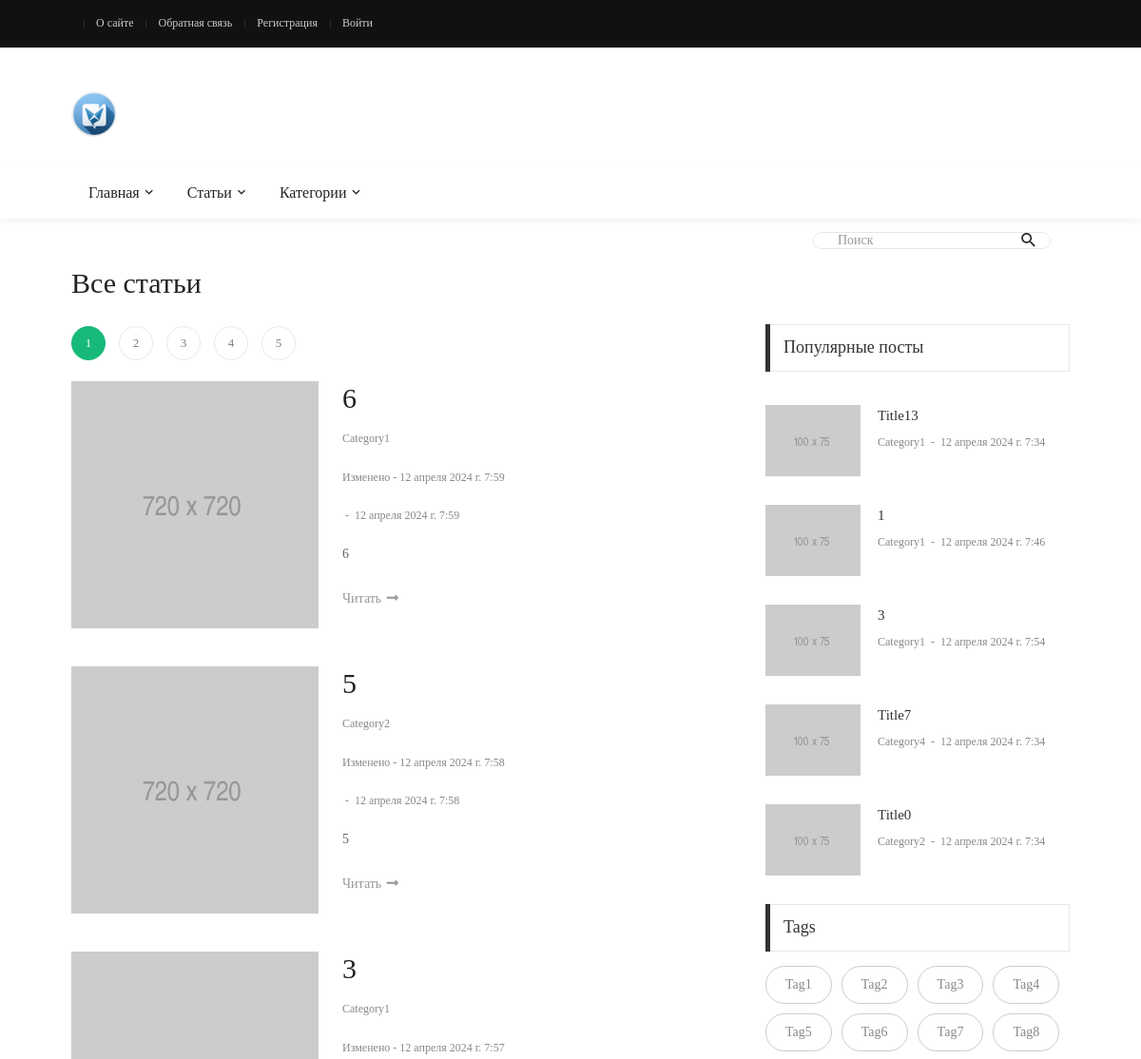
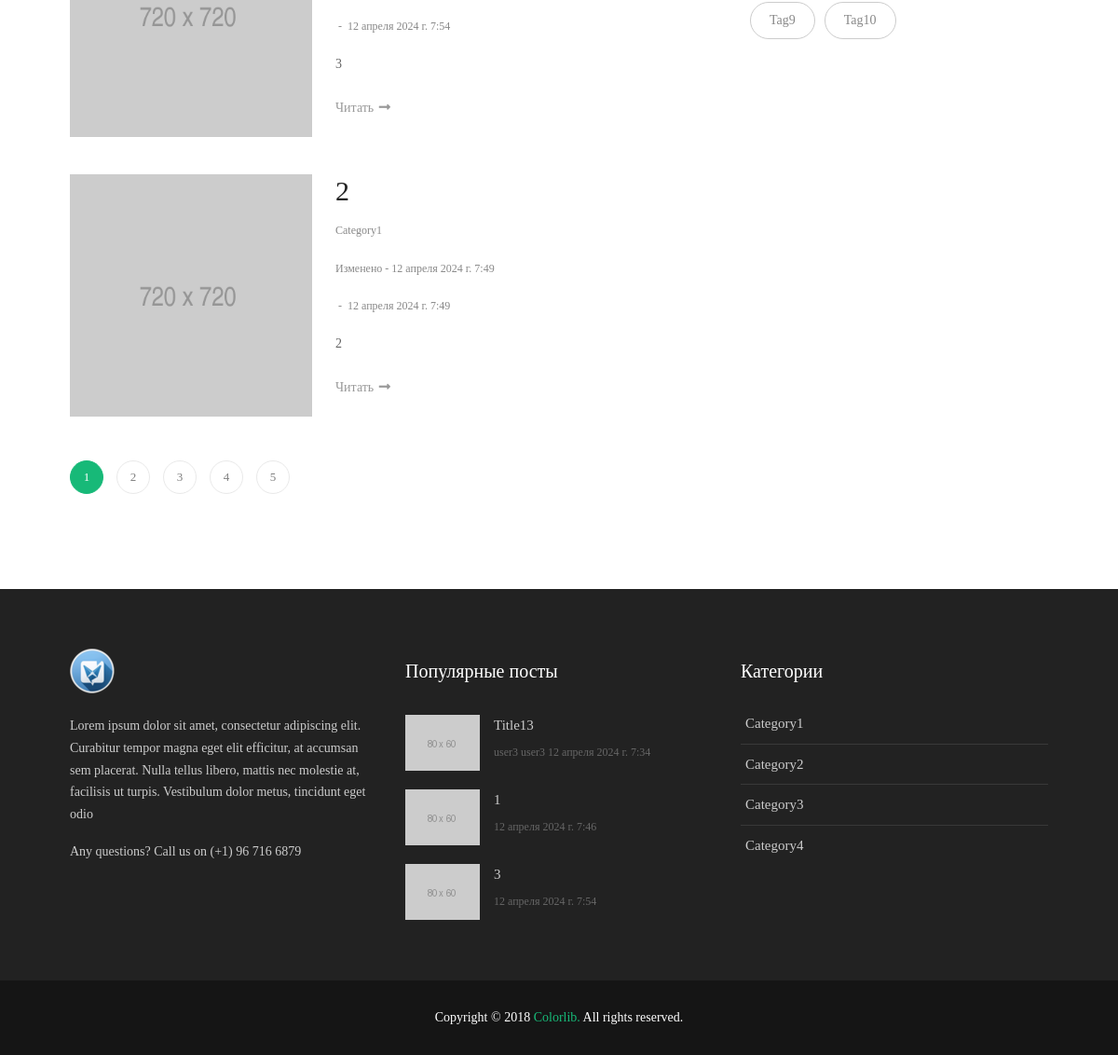
/posts/, run on the app's committed database (2 pictures, top to bottom).
### blog/models.py (models this page shows, shortened)
class Article(models.Model):
    title = models.CharField(max_length=25, verbose_name='Заголовок')
    description = models.TextField(max_length=500, verbose_name='Описание', null=True, blank=True)
    content = RichTextField(verbose_name='Содержание', null=True, blank=True)
    author = models.ForeignKey(get_user_model(), on_delete=models.CASCADE, verbose_name='Автор')
    category = models.ForeignKey(Category, on_delete=models.SET_NULL, verbose_name='Категория', null=True)
    tags = models.ManyToManyField(Tag, verbose_name='Теги', blank=True)
    is_published = models.BooleanField(default=False, verbose_name='Опубликовано')
    date_published = models.DateTimeField(auto_now_add=True, verbose_name='Дата публикации')
    change_date = models.DateTimeField(auto_now=True, verbose_name='Дата изменения')
    image = models.FileField(upload_to='images/', verbose_name='Превью', null=True, blank=True)
    fields = ['title', 'content', 'category']
    class Meta:
        ordering = ['-change_date']
        verbose_name = 'Статья'
        verbose_name_plural = 'Статьи'
    @admin.display(description="Автор")
    def author_full_name(self):
        return self.author.full_name
    @staticmethod
    def get_published_posts():
        return Article.objects.filter(is_published=True).all()
    def changed(self):
        if self.date_published != self.change_date:
            return True
        return False
    @property
    def views(self):
        """
        Получение значения просмотров для данной статьи
        """
        article_views, created = ArticleViews.objects.get_or_create(article=self)
        return article_views.views

class Category(models.Model):
    title = models.CharField(max_length=100, verbose_name='Название')
    description = RichTextField(verbose_name='Описание', null=True, blank=True)
    class Meta:
        ordering = ['id']
        verbose_name = 'Категория'
        verbose_name_plural = 'Категории'
    @property
    def url_name(self):
        return "home"

class Tag(models.Model):
    title = models.CharField(max_length=100, verbose_name='Название')
    description = models.CharField(max_length=255, verbose_name='Описание', default='Описание')
    slug = models.SlugField(max_length=100, verbose_name='Слаг', unique=True)
    class Meta:
        ordering = ['id']
        verbose_name = 'Тег'
        verbose_name_plural = 'Теги'

class User(AbstractUser):
    bio = models.TextField(verbose_name='Биография', null=True, blank=True)
    birth_date = models.DateField(verbose_name='День рождения', null=True, blank=True)
    change_date = models.DateTimeField(auto_now=True, verbose_name='Дата изменения')
    fields = ['first_name', 'last_name', 'email', 'bio', 'birth_date']
    @property
    def full_name(self):
        return f'{self.first_name} {self.last_name}'
    class Meta:
        ordering = ['-change_date']
        verbose_name = 'Автор'
        verbose_name_plural = 'Авторы'

### blog/views.py (the view)
# urls.py: path("posts/", views.all_posts, name='posts'),
def all_posts(request):
    context = get_context()
    search_query = request.GET.get('search', '')
    if search_query:
        context['title'] = f'Поиск по запросу: "{search_query}"'
        context['search_query'] = search_query
        context['posts'] = models.Article.get_published_posts().filter(Q(title__icontains=search_query) |
                                                                       Q(description__icontains=search_query) |
                                                                       Q(content__icontains=search_query))
    else:
        context['title'] = 'Все статьи'
        context['posts'] = models.Article.get_published_posts()
    context['search'] = search_query
    paginator = Paginator(context['posts'], 4)
    page_number = request.GET.get('page') or 1
    page_obj = paginator.get_page(page_number)
    context['page_obj'] = page_obj
    context['page'] = int(page_number)
    return render(request, 'blog/blog-list-01.html', context)

### blog/context_processors.py (called while the page is built)
def get_blog_context(request):
    return {'menu': menu, 'top_menu': top_menu, 'user_top_menu': user_top_menu}

### blog/views.py (called while the page is built)
def get_context():
    categories = models.Category.objects.all()
    pop_articles = models.Article.get_published_posts().order_by('ar_views')[:5]
    return {
        'cats': categories,
        'pop_posts': pop_articles,
        'search_form': forms.SearchForm,
        'tags': models.Tag.objects.all(),
    }

### blog/templates/blog/blog-list-01.html (shortened to what this page needs)
{% extends 'base.html' %}
{% load static %}
{% block content %}
<div class="col-md-10 col-lg-8 p-b-80">
    <div class="p-r-10 p-r-0-sr991">
        {% include 'blog/includes/pagination.html' with
        page_obj=page_obj
        page=page
        search=search %}
        {% for p in page_obj %}
        <div class="m-t--40 p-b-15">
            <div class="flex-wr-sb-s p-t-40 how-bor2">
                <a href="{% url 'post' p.id %}" class="size-w-8 wrap-pic-w hov1 trans-03 w-full-sr575 m-b-25">
                    <img src="{% static 'blog/images/post-43.jpg' %}" alt="IMG">
                </a>
                <div class="size-w-9 w-full-sr575 m-b-25">
                    <h5 class="p-b-12">
                        <a href="{% url 'post' p.id %}" class="f1-l-1 cl2 hov-cl10 trans-03 respon2">
                            {{ p.title }}
                        </a>
                    </h5>
                    <div class="cl8 p-b-18">
                        <a href="{% url 'category' p.category.title %}" class="f1-s-4 cl8 hov-cl10 trans-03">
                            {{ p.category.title }}
                        </a>
                    </div>
                    {% if p.changed %}
                    <div class="cl8 p-b-18">
                                    <span class="f1-s-3">
											Изменено - {{ p.change_date }}
										</span>
                    </div>
                    {% endif %}
                    <div class="cl8 p-b-18">
                        <span class="f1-s-3 m-rl-3">
											-
										</span>
                        <span class="f1-s-3">
											{{ p.date_published }}
										</span>
                    </div>
                    <p class="f1-s-1 cl6 p-b-24">
                        {{ p.description }}
                    </p>
                    <a href="{% url 'post' p.id %}" class="f1-s-1 cl9 hov-cl10 trans-03">
                        Читать
                        <i class="m-l-2 fa fa-long-arrow-alt-right"></i>
                    </a>
                </div>
            </div>
        </div>
        {% endfor %}
        {% include 'blog/includes/pagination.html' with
        page_obj=page_obj
        page=page
        search=search %}
    </div>
</div>
{% endblock %}

### templates/base.html (shortened to what this page needs)
{% load static %}
{% load app_tags %}
<!DOCTYPE html>
<html lang="en">
<head>
    <link rel="stylesheet" type="text/css" href="{% static 'blog/vendor/bootstrap/css/bootstrap.min.css' %}">
    <link rel="stylesheet" type="text/css"
          href="{% static 'blog/fonts/fontawesome-5.0.8/css/fontawesome-all.min.css' %}">
    <link rel="stylesheet" type="text/css"
          href="{% static 'blog/fonts/iconic/css/material-design-iconic-font.min.css' %}">
    <link rel="stylesheet" type="text/css" href="{% static 'blog/vendor/animate/animate.css' %}">
    <link rel="stylesheet" type="text/css" href="{% static 'blog/vendor/css-hamburgers/hamburgers.min.css' %}">
    <link rel="stylesheet" type="text/css" href="{% static 'blog/vendor/animsition/css/animsition.min.css' %}">
    <link rel="stylesheet" type="text/css" href="{% static 'blog/css/util.min.css' %}">
    <link rel="stylesheet" type="text/css" href="{% static 'blog/css/main.css' %}">
</head>
<body class="animsition">
<header>
    <div class="container-menu-desktop">
        <div class="topbar">
            <div class="content-topbar container h-100">
                <div class="left-topbar">
                    {% if user.is_authenticated %}
                    {% include 'includes/menu_a.html' with
                    menu=user_top_menu
                    a_class='left-topbar-item' %}
                    {% else %}
                    {% include 'includes/menu_a.html' with
                    menu=top_menu
                    a_class='left-topbar-item' %}
                    {% endif %}
                </div>
            </div>
        </div>
        <div class="wrap-logo container">
            <div class="logo">
                <a href="{% url 'home' %}"><img src="{% static 'blog/images/logo.ico' %}" alt="LOGO"></a>
            </div>
        </div>
        <div class="wrap-main-nav">
            <div class="main-nav">
                <nav class="menu-desktop">
                    <ul class="main-menu">
                        {% with li_class='mega-menu-item' menu=menu %}
                        {% include 'includes/menu.html' %}
                        {% endwith %}
                        <li>
                            <a href="#">Категории</a>
                        </li>
                    </ul>
                </nav>
            </div>
        </div>
    </div>
</header>
<div class="container">
    <div class="headline bg0 flex-wr-sb-c p-rl-20 p-tb-8">
        <div class="pos-relative bo-1-rad-22 of-hidden bocl11 m-tb-6">
            <form action="{% url 'posts' %}">
                <input class="f1-s-1 cl6 plh9 s-full p-l-25 p-r-45" type="text" name="search" placeholder="Поиск">
                <button type="submit" class="flex-c-c size-a-1 ab-t-r fs-20 cl2 hov-cl10 trans-03">
                    <i class="zmdi zmdi-search"></i>
                </button>
            </form>
        </div>
    </div>
</div>
<section class="bg0">
    <div class="container">
        <div class="row justify-content-center">
            <div class="container p-t-4 p-b-5">
                <h2 class="f1-l-1 cl2 p-b-15">
                    {{ title }}
                </h2>
            </div>
            {% block content %}
            {% endblock %}
            {% include 'blog/includes/sidebar.html' with
            pop_posts=pop_posts
            tags=tags %}
        </div>
    </div>
</section>
<footer>
    <div class="bg2 p-t-40 p-b-25">
        <div class="container">
            <div class="row">
                <div class="col-lg-4 p-b-20">
                    <div class="size-h-3 flex-s-c">
                        <a href="{% url 'home' %}">
                            <img class="max-s-full" src="{% static 'blog/images/logo.ico' %}" alt="LOGO">
                        </a>
                    </div>
                    <div>
                        <p class="f1-s-1 cl11 p-b-16">
                            Lorem ipsum dolor sit amet, consectetur adipiscing elit. Curabitur tempor magna eget elit
                            efficitur, at accumsan sem placerat. Nulla tellus libero, mattis nec molestie at, facilisis
                            ut turpis. Vestibulum dolor metus, tincidunt eget odio
                        </p>
                        <p class="f1-s-1 cl11 p-b-16">
                            Any questions? Call us on (+1) 96 716 6879
                        </p>
                    </div>
                </div>
                <div class="col-sm-6 col-lg-4 p-b-20">
                    <div class="size-h-3 flex-s-c">
                        <h5 class="f1-m-7 cl0">
                            Популярные посты
                        </h5>
                    </div>
                    <ul>
                        {% for p in pop_posts|slice:":3" %}
                        <li class="flex-wr-sb-s p-b-20">
                            <a href="{% url 'post' p.id %}" class="size-w-4 wrap-pic-w hov1 trans-03">
                                <img src="{% static 'blog/images/popular-post-01.jpg' %}" alt="IMG">
                            </a>
                            <div class="size-w-5">
                                <h6 class="p-b-5">
                                    <a href="{% url 'post' p.id %}" class="f1-s-5 cl11 hov-cl10 trans-03">
                                        {{ p.title }}
                                    </a>
                                </h6>
                                <span class="f1-s-3 cl6">
										{{ p.author_full_name }}
									</span>
                                <span class="f1-s-3 cl6">
										{{ p.date_published }}
									</span>
                            </div>
                        </li>
                        {% endfor %}
                    </ul>
                </div>
                <div class="col-sm-6 col-lg-4 p-b-20">
                    <div class="size-h-3 flex-s-c">
                        <h5 class="f1-m-7 cl0">
                            Категории
                        </h5>
                    </div>
                    <ul class="m-t--12">
                        {% include 'includes/menu.html' with
                        li_class='how-bor1 p-rl-5 p-tb-10'
                        a_class='f1-s-5 cl11 hov-cl10 trans-03 p-tb-8'
                        menu=cats %}
                    </ul>
                </div>
            </div>
        </div>
    </div>
    <div class="bg11">
        <div class="container size-h-4 flex-c-c p-tb-15">
				<span class="f1-s-1 cl0 txt-center">
					Copyright © 2018
					<a href="#" class="f1-s-1 cl10 hov-link1">Colorlib.</a>
					All rights reserved.
				</span>
        </div>
    </div>
</footer>
</body>
</html>

### templates/includes/menu.html (shortened to what this page needs)
{% for m in menu %}
<li class="{{ li_class }}">
    <a class="{{ a_class }}" href="{% url m.url_name %}">{{ m.title }} </a>
</li>
{% endfor %}

### blog/templates/blog/includes/sidebar.html
{% load static %}
<div class="col-md-5 col-lg-4 p-b-30">
    <div class="p-l-10 p-rl-0-sr991 p-t-5">
        <div>
            <div class="how2 how2-cl4 flex-s-c">
                <h3 class="f1-m-2 cl3 tab01-title">
                    Популярные посты
                </h3>
            </div>
            <ul class="p-t-35">
                {% for p in pop_posts %}
                <li class="flex-wr-sb-s p-b-30">
                    <a href="#" class="size-w-10 wrap-pic-w hov1 trans-03">
                        <img src="{% static 'blog/images/popular-post-04.jpg' %}" alt="IMG">
                    </a>
                    <div class="size-w-11">
                        <h6 class="p-b-4">
                            <a href="#" class="f1-s-5 cl3 hov-cl10 trans-03">
                                {{ p.title }}
                            </a>
                        </h6>
                        <span class="cl8 txt-center p-b-24">
											<a href="{% url 'category' p.category.title %}"
                                               class="f1-s-6 cl8 hov-cl10 trans-03">
												{{  p.category.title }}
											</a>
											<span class="f1-s-3 m-rl-3">
												-
											</span>
											<span class="f1-s-3">
												{{ p.date_published }}
											</span>
										</span>
                    </div>
                </li>
                {% endfor %}
            </ul>
        </div>
        <div class="p-b-20">
            <div class="how2 how2-cl4 flex-s-c m-b-10">
                <h3 class="f1-m-2 cl3 tab01-title">
                    Tags
                </h3>
            </div>
            <div class="flex-wr-s-s m-rl--5">
                {% for tag in tags %}
                <a href="{% url 'tag' tag.slug %}"
                   class="flex-c-c size-h-2 bo-1-rad-20 bocl12 f1-s-1 cl8 hov-btn2 trans-03 p-rl-20 p-tb-5 m-all-5">
                    {{ tag.title }}
                </a>
                {% endfor %}
            </div>
        </div>
    </div>
</div>

### data on the page
Article: title "6", category "Category1", change_date "12 апреля 2024 г. 7:59", date_published "12 апреля 2024 г. 7:59", description "6"
Article: title "5", category "Category2", change_date "12 апреля 2024 г. 7:58", date_published "12 апреля 2024 г. 7:58", description "5"
Article: title "3", category "Category1", change_date "12 апреля 2024 г. 7:57", date_published "12 апреля 2024 г. 7:54", description "3"
Article: title "2", category "Category1", change_date "12 апреля 2024 г. 7:49", date_published "12 апреля 2024 г. 7:49", description "2"
Article: title "Title13", category "Category1", date_published "12 апреля 2024 г. 7:34", author_full_name "user3 user3"
Article: title "1", category "Category1", date_published "12 апреля 2024 г. 7:46"
Article: title "Title7", category "Category4", date_published "12 апреля 2024 г. 7:34"
Article: title "Title0", category "Category2", date_published "12 апреля 2024 г. 7:34"
Tag: title "Tag1"
Tag: title "Tag2"
Tag: title "Tag3"
Tag: title "Tag4"
Tag: title "Tag5"
Tag: title "Tag6"
Tag: title "Tag7"
Tag: title "Tag8"
Tag: title "Tag9"
Tag: title "Tag10"
Category: title "Category1"
Category: title "Category2"
Category: title "Category3"
Category: title "Category4"

### other printed values
{{ m.title }} "О сайте" "Обратная связь" "Регистрация" "Войти"
{{ m.title }} "Главная" "Статьи"
{{ title }} "Все статьи"
{{ n }} "1" "1"
{{ n }} "2" "3" "4" "5" "2" "3" "4" "5"
